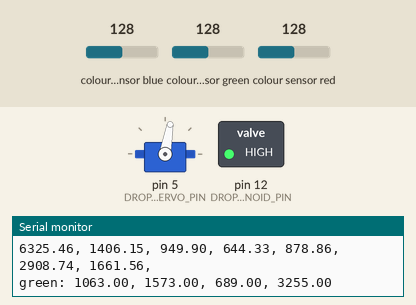
The sketch below on a simulated Arduino Uno, built with avr-gcc and run on an emulated ATmega328P. Shown: servo, switched loads named in the sketch (green lamp = pin HIGH), the last lines printed to the serial monitor. Dashed ring = blinking. The inputs (shaded band) are chosen by the test bench; at power-on: colour sensor blue 128, colour sensor red 128, colour sensor green 128.

Above: at 1.3 s.
1.4 s: colour sensor blue set to 23
4.5 s: colour sensor blue set to 18
At 5.14 s:
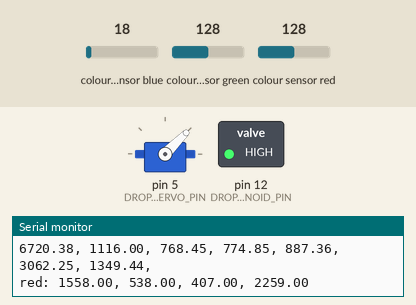
7.6 s: colour sensor red set to 123
At 8.13 s:
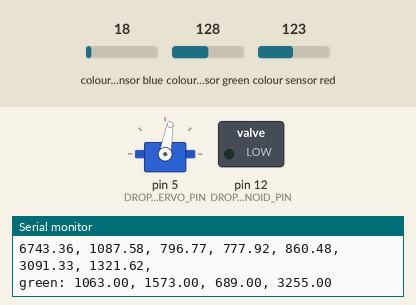
10.7 s: colour sensor blue set to 13
13.8 s: colour sensor blue set to 10
At 14.64 s:
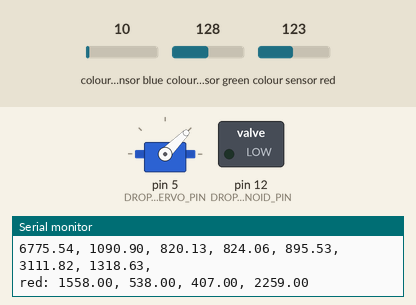
16.9 s: colour sensor blue set to 64
At 17.62 s:
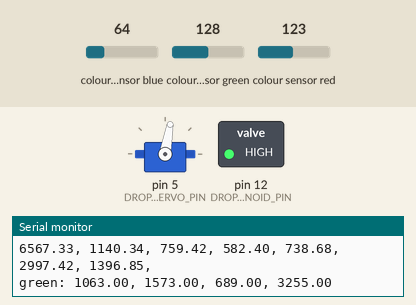
Timing chart, 0 to 21.0 s (numbered marks = the images above; inputs shaded):
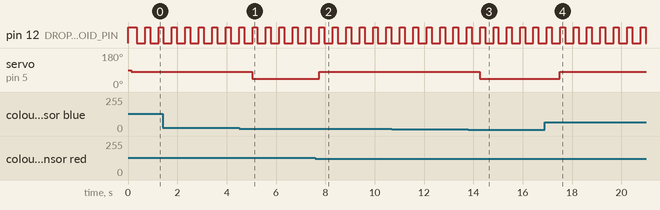

Measured:
- the behaviour switches between 21 and 20 on colour sensor blue (found by bisection; images 0 and 1)
- the behaviour switches between 127 and 126 on colour sensor red (found by bisection; images 1 and 2)
- the behaviour switches between 12 and 11 on colour sensor blue (found by bisection; images 2 and 3)
- after the input at 4.5 s, servo on pin 5 (DROPPER_SERVO_PIN): 80° → 45° after 0.54 s
- after the input at 7.6 s, servo on pin 5 (DROPPER_SERVO_PIN): 45° → 80° after 0.15 s
- after the input at 13.8 s, servo on pin 5 (DROPPER_SERVO_PIN): 80° → 45° after 0.47 s
- after the input at 16.9 s, servo on pin 5 (DROPPER_SERVO_PIN): 45° → 80° after 0.61 s
- by itself, pin 12 (DROPPER_SOLENOID_PIN): alternates HIGH for 0.20 s and LOW for 0.34 s

The sketch:

euclidean_sort.ino
```cpp
// color sorting with euclidean distance for sprint 1 mechanical system
#include <Servo.h>
#include <Wire.h>
#include "Adafruit_TCS34725.h"


Adafruit_TCS34725 tcs = Adafruit_TCS34725(TCS34725_INTEGRATIONTIME_614MS, TCS34725_GAIN_1X);
String marbleColor;
float cMultiplier = 0.02;
Servo myservo;  // create Servo object to control a servo
int pos = 0;    // variable to store the servo position

// initialize variables
int DROPPER_SOLENOID_PIN = 12;
int DROPPER_SERVO_PIN = 5;
int COL_ONE_ANG = 45;  // servo angle for black column (no gear ratios)
int COL_TWO_ANG = 80;  // servo angle for white column (no gear ratios)
int COL_OUT_ANG = 0;   // servo angle for marble disposal


float colorVectors[7][4] = {
  //rgbc values for the different marble colors
  { 4867, 5387, 3507, 13291 },  // white
  {222, 249, 169, 616},      // black
  {1558, 538, 407, 2259},     // red
  {1063, 1573, 689, 3255},    // green
  {417, 558, 593, 1473},     // blue
  { 3239, 2906, 1103, 7071 },   // yellow
  {76, 69, 51, 189}          // nothing
};

char *colorLabels[] = { "white", "black", "red", "green", "blue", "yellow", "nothing" };
unsigned long previousMillis = 0;


void setup() {
  // put your setup code here, to run once:
  pinMode(DROPPER_SOLENOID_PIN,OUTPUT); // RELAY PIN
  digitalWrite(DROPPER_SOLENOID_PIN,LOW); // Normally ON Only For Chanies Relay Module
  myservo.attach(DROPPER_SERVO_PIN);  // attaches the servo on pin 5 to the Servo object

  Serial.begin(9600);
  pinMode(DROPPER_SOLENOID_PIN, OUTPUT);     // RELAY PIN
  digitalWrite(DROPPER_SOLENOID_PIN, HIGH);  // Normally ON Only For Chanies Relay Module
  myservo.attach(DROPPER_SERVO_PIN);         // attaches the servo on pin 5 to the Servo object

  if (tcs.begin()) {
    Serial.println("found sensor");
  } else {
    Serial.println("no sensor found");
    while (1)
      ;  // end program
  }
}

float euclideanDistance(float *marbleVec, float *refVec) {
  // give two 4d vectors and it spits out the euclidean distance of them
  return sqrt(pow(marbleVec[0] - refVec[0], 2) + pow(marbleVec[1] - refVec[1], 2) + pow(marbleVec[2] - refVec[2], 2) + pow((marbleVec[3] - refVec[3]) * cMultiplier, 2));
}
int minValue(float *myArray) {
  // give it an array and it spits out the index of the smallest value in the array
  int minValIndex = 0;
  float minVal = myArray[0];

  for (int i = 0; i < 7; i++) {
    if (myArray[i] < minVal) {
      minVal = myArray[i];
      minValIndex = i;
    }
  }
  return minValIndex;
}

void loop() {
  unsigned long currentMillis = millis();
  uint16_t r, g, b, c;
  tcs.getRawData(&r, &g, &b, &c);
  float sum = float(c) * cMultiplier;
  float red = r * 100 / float(c);
  float green = g * 100 / float(c);
  float blue = b * 100 / float(c);
  float marbleVector[4] = { r, g, b, c };

  Serial.print("raw marble values ");
  Serial.print(r);
  Serial.print(", ");
  Serial.print(g);
  Serial.print(", ");
  Serial.print(b);
  Serial.print(", ");
  Serial.println(c);

  // find euclidean distance of rgb of this marble to the reference for every marble color
  float allDistances[7];
  for (int i = 0; i < 7; i++) {
    allDistances[i] = euclideanDistance(marbleVector, colorVectors[i]);
    Serial.print(allDistances[i]);
    Serial.print(", ");
  }
  Serial.println(" ");


  // find closest distance (scale down c basis vector because its less important)
  int index_minimum_value = minValue(allDistances);

  // find marble color from closest distance
  marbleColor = colorLabels[index_minimum_value];
  Serial.print(marbleColor);
  Serial.print(": ");
  Serial.print(colorVectors[index_minimum_value][0]);
  Serial.print(", ");
  Serial.print(colorVectors[index_minimum_value][1]);
  Serial.print(", ");
  Serial.print(colorVectors[index_minimum_value][2]);
  Serial.print(", ");
  Serial.println(colorVectors[index_minimum_value][3]);


  // change servo based on marbleColor
  if (marbleColor == "red" || marbleColor == "yellow" || marbleColor == "white") {
    myservo.write(COL_ONE_ANG);
    delay(10);
  } else if (marbleColor == "blue" || marbleColor == "green" || marbleColor == "black") {
    myservo.write(COL_TWO_ANG);
    delay(10);
  } else {
    myservo.write(COL_OUT_ANG);
    delay(10);
  }
//&& currentMillis - previousMillis >= 2000
  if (marbleColor != "nothing"){
    previousMillis = currentMillis;
    digitalWrite(DROPPER_SOLENOID_PIN, HIGH);  // RELAY ON (extend)
    delay(200);
    digitalWrite(DROPPER_SOLENOID_PIN, LOW);  // RELAY OFF (contract)
    delay(200);
  }                               // wait for marble to drop
}


// pseudocode for building matrix with marbles
//matrix of marble colors to create the image is given. 2d array. each column of marbles is a column vector
// access first index of each column vector. this is the next marble to add to each column
// loop through the first index of each column vector to see if it matches with the marble color.
// if matches with marble color, put marble in that column (move servo to the angle) and remove first index from that column
// if doesn't match any columns, put in trash
```
